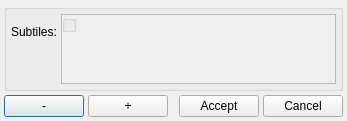
<?xml version="1.0" encoding="UTF-8"?>
<ui version="4.0">
 <class>TilesetLightDialog</class>
 <widget class="QDialog">
  <property name="windowTitle">
   <string>Light the subtiles</string>
  </property>
  <property name="modal">
   <bool>true</bool>
  </property>
  <layout class="QVBoxLayout">
   <item>
    <widget class="QGroupBox">
     <layout class="QGridLayout">
      <item row="0" column="0">
       <widget class="QLabel">
        <property name="text">
         <string>Subtiles:</string>
        </property>
       </widget>
      </item>
      <item row="0" column="1" rowspan="2">
       <widget class="QScrollArea">
        <property name="minimumWidth">
         <number>180</number>
        </property>
        <property name="minimumHeight">
         <number>80</number>
        </property>
        <widget class="QGroupBox">
         <layout class="QVBoxLayout" name="rangesVBoxLayout"/>
        </widget>
        </widget>
      </item>
      <item row="1" column="0" alignment="Qt::AlignTop">
       <layout class="QHBoxLayout" name="addRangeButtonLayout"/>
      </item>
     </layout>
    </widget>
   </item>
   <item>
    <layout class="QHBoxLayout">
     <item>
      <widget class="QPushButton" name="lightDecButton">
       <property name="minimumWidth">
        <number>24</number>
       </property>
       <property name="maximumWidth">
        <number>24</number>
       </property>
       <property name="text">
        <string notr="true">-</string>
       </property>
       <property name="toolTip">
        <string>Decrement the radius of the lit subtiles</string>
       </property>
      </widget>
     </item>
     <item>
      <widget class="QPushButton" name="lightIncButton">
       <property name="minimumWidth">
        <number>24</number>
       </property>
       <property name="maximumWidth">
        <number>24</number>
       </property>
       <property name="text">
        <string notr="true">+</string>
       </property>
       <property name="toolTip">
        <string>Increment the radius of the lit subtiles</string>
       </property>
      </widget>
     </item>
     <item>
      <spacer>
       <property name="orientation">
        <enum>Qt::Horizontal</enum>
       </property>
      </spacer>
     </item>
     <item>
      <widget class="QPushButton" name="lightAcceptButton">
       <property name="text">
        <string>Accept</string>
       </property>
      </widget>
     </item>
     <item>
      <widget class="QPushButton" name="lightCancelButton">
       <property name="text">
        <string>Cancel</string>
       </property>
      </widget>
     </item>
    </layout>
   </item>
  </layout>
 </widget>
 <layoutdefault spacing="4" margin="4"/>
 <resources/>
 <connections/>
 <buttongroups>
  <buttongroup name="placementButtonGroup"/>
 </buttongroups>
</ui>
